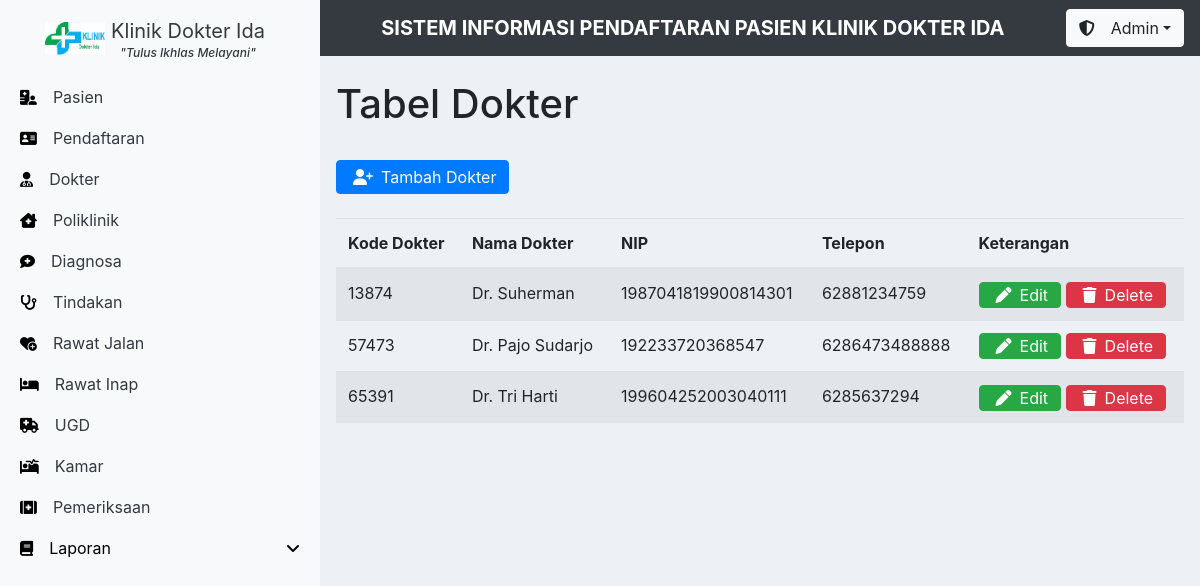
/dashboard.php?tab=dokter (signed in), run on the app's committed database.
### tables this page shows
CREATE TABLE `dokter` (
  `kode_dok` int(5) NOT NULL,
  `nama_dok` varchar(35) NOT NULL,
  `nip` bigint(25) NOT NULL,
  `telepon` bigint(15) NOT NULL,
  PRIMARY KEY (`kode_dok`)
);

### functions.php (called while the page is built, shortened)
<?php
$conn = mysqli_connect('localhost', 'root', '', 'klinik-ida');
function query($query)
{
    global $conn;
    $result = mysqli_query($conn, $query);
    $rows = [];
    while ($row = mysqli_fetch_assoc($result)) {
        $rows[] = $row;
    }
    return $rows;
}

### dokter.php (the view)
<h1>Tabel Dokter</h1>
<?php
$data = query('select * from dokter');
?>
<a href="dashboard.php?tab=formDokter" class="btn btn-primary pl-3 py-1 mt-4 mb-4"><i class="fa-solid fa-user-plus pr-2"></i>Tambah
    Dokter</a>
<table class="table table-striped">
    <thead>
        <tr>
            <th scope="col">Kode Dokter</th>
            <th scope="col">Nama Dokter</th>
            <th scope="col">NIP</th>
            <th scope="col">Telepon</th>
            <th scope="col">Keterangan</th>
        </tr>
    </thead>
    <tbody>
        <?php foreach ($data as $dt) { ?>
            <tr>
                <td> <?= $dt['kode_dok'] ?></td>
                <td> <?= $dt['nama_dok'] ?></td>
                <td> <?= $dt['nip'] ?></td>
                <td> <?= $dt['telepon'] ?></td>
                <td>
                    <a href="dashboard.php?tab=editDokter&id=<?= $dt['kode_dok'] ?>" class="btn btn-success pl-3 py-0"><i class="fa-solid fa-pen pr-2"></i>Edit</a>
                    <a href="dashboard.php?tab=deleteDokter&id=<?= $dt['kode_dok'] ?>" class="btn btn-danger pl-3 py-0" onclick="return confirm('Are you sure you want to delete this item?');"><i class="fa-solid fa-trash pr-2"></i>Delete</a>
                </td>
            </tr>
        <?php } ?>
    </tbody>
</table>

### css/style.css (style rules this page uses)
* { padding: 0; margin: 0; }

### data on the page
dokter: kode_dok "13874", nama_dok "Dr. Suherman", nip "1987041819900814301", telepon "62881234759"
dokter: kode_dok "57473", nama_dok "Dr. Pajo Sudarjo", nip "192233720368547", telepon "6286473488888"
dokter: kode_dok "65391", nama_dok "Dr. Tri Harti", nip "199604252003040111", telepon "6285637294"
